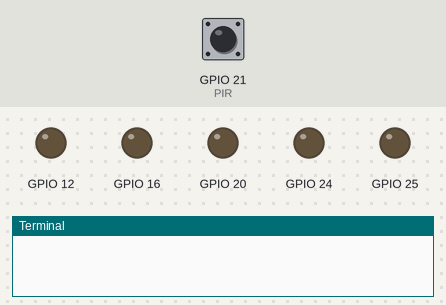
The program below on a simulated Raspberry Pi (BCM pin numbers). Parts: output pins drawn as LEDs (lit = HIGH), the last lines printed to the terminal. The test bench sets the inputs (shaded band); at power-on: GPIO 21 (PIR) LOW.

Above: at 1.2 s.
1.3 s: GPIO 21 (PIR) driven HIGH
At 1.9 s:
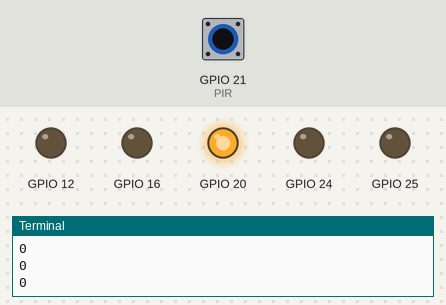
2.8 s: GPIO 21 (PIR) driven LOW
4.3 s: GPIO 21 (PIR) driven HIGH
At 5.4 s:
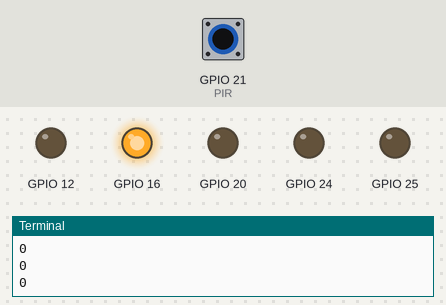
5.8 s: GPIO 21 (PIR) pulsed LOW 5 times (0.12 s each, 0.3 s apart)
At 8.3 s:
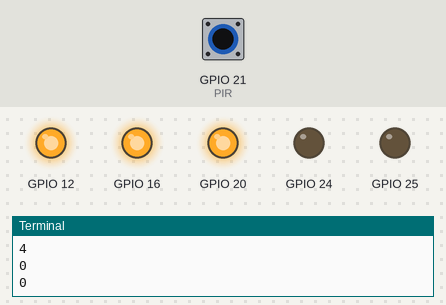
8.8 s: GPIO 21 (PIR) pulsed LOW 2 times (0.12 s each, 0.3 s apart)
At 9.9 s:
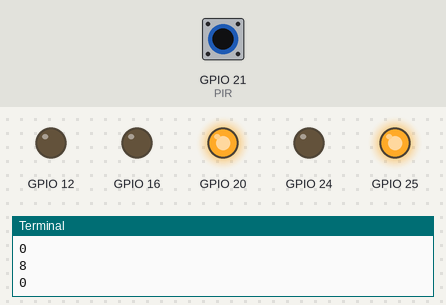
Timing chart, 0 to 11.8 s (numbered marks = the images above; inputs shaded):
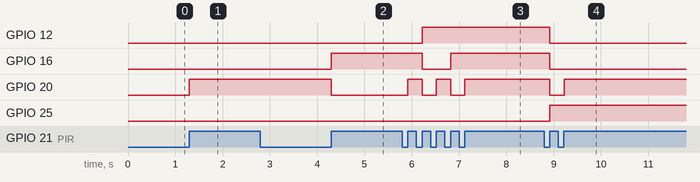

The program:

pir.py
```python
import RPi.GPIO as GPIO
import signal

# region bits explanation example
# Binaire waardes per stap. Lees van rechts naar links.
# 128 - 64 - 32 - 16 - 8 - 4 - 2 - 1

# Binaire getallen per stap. Hierboven staat hoe je het omrekend.
# 0 - 1 - 0 - 1 - 0 - 1 - 1 = 75

# 2 tot de macht positie lampje, zodat je de positie in binair kan bepalen. Hiermee kan je tellen.
# endregion

# GPO21
PIR = 21

# GPO20, GPO16, GP012, GPO25, GPO24
leds = [20, 16, 12, 25, 24]

countMovement = 0

# region functions
def pir_triggered(pin):
    global countMovement

    if GPIO.input(pin):
        countMovement += 1

        # If led bits do not exceed max count yet.
        if countMovement < (2 ** len(leds)):
            for i, led in enumerate(leds):
                bit = get_bit(countMovement, i)

                GPIO.setup(led, GPIO.OUT)

                print(bit)

                if bit > 0:
                    GPIO.output(led, GPIO.HIGH)
                else:
                    GPIO.output(led, GPIO.LOW)
        else:
            countMovement = 0

            for i, led in enumerate(leds):
                GPIO.setup(led, GPIO.OUT)

                GPIO.output(led, GPIO.LOW)

            print('Reset bits')
    else:
        print('No movement detected')

def get_bit(value, bit_index):
     return value & (1 << bit_index)
# endregion

GPIO.setmode(GPIO.BCM)
GPIO.setwarnings(False)

GPIO.setup(PIR, GPIO.IN)
GPIO.add_event_detect(PIR, GPIO.BOTH, callback=pir_triggered)

signal.pause()
```

Measured:
- after the input at 1.3 s, GPIO 20: LOW → HIGH at once
- after the input at 4.3 s, GPIO 16: LOW → HIGH at once; GPIO 20: HIGH → LOW at once
- after the input at 5.8 s, GPIO 12: LOW → HIGH after 0.42 s; GPIO 16: HIGH → LOW after 0.42 s, → HIGH 0.60 s later; GPIO 20: alternates HIGH for 0.30 s and LOW for 0.30 s, 5 changes in all, then stays HIGH, starting after 0.12 s
- after the input at 8.8 s, GPIO 12, GPIO 16: HIGH → LOW after 0.12 s; GPIO 20: HIGH → LOW after 0.12 s, → HIGH 0.30 s later; GPIO 25: LOW → HIGH after 0.12 s
